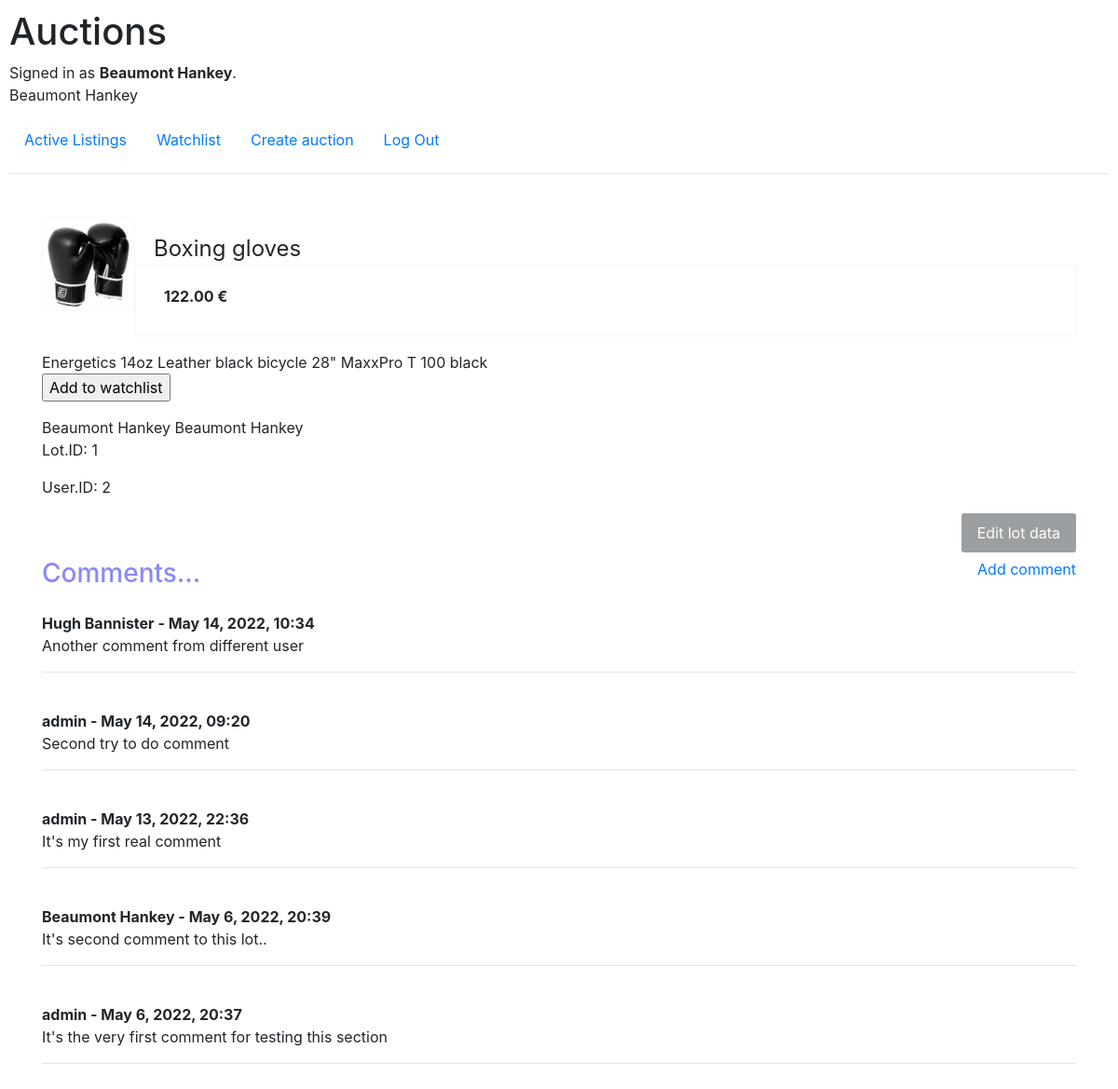
The page /lot/1 (signed in) on the database its author committed.
### auctions/models.py (models this page shows, shortened)
class User(AbstractUser):
    pass

class Lot(models.Model):
    title = models.CharField(max_length=180)
    photo = models.ImageField(upload_to='images', blank=True)
    categories = models.ManyToManyField(Category, blank=True, related_name='category_lot')
    owner_name = models.ForeignKey(User, on_delete=models.CASCADE)
    description = models.CharField(max_length=200, blank=True)
    starting_price = models.DecimalField(max_digits=10, decimal_places=2)

class Comment(models.Model):
  item_comment = models.ForeignKey(Lot, related_name = 'comments', on_delete=models.CASCADE)
  author_comment = models.ForeignKey(User, on_delete=models.CASCADE)
  body_comment = models.TextField()
  date_added = models.DateTimeField(auto_now_add=True)

### auctions/views.py (the view)
# urls.py: path("lot/<int:lot_id>", views.lot, name="lot"),
def lot(request, lot_id):
    lot = Lot.objects.get(pk=lot_id)
    return render(request, "auctions/lot.html", {
        "lot": lot,
    })

### auctions/templatetags/auctions_extras.py (called while the page is built)
@register.filter(name= 'name_as_str')
def name_as_str(value):
   return value.__str__()

### auctions/templates/auctions/lot.html (shortened to what this page needs)
{% extends "auctions/layout.html" %}
{% load auctions_extras %}
{% block body %}
<div class="lot">
   {% if lot.photo %}
      <div class="img">
         <img src="{{ lot.photo.url }}" style="max-width: 100%; height: auto;"></img>
      </div>
   {% else %}
      <div class="img"></div>
   {% endif %}
   <div class="title">{{ lot.title }}</div>
   <div class="price"><strong>{{ lot.starting_price }} &#8364</strong></div>
   <div class="description">{{lot.description}}</div>
   {% if user.is_authenticated %}
      <div class="btn-watchlist">
         {% if in_watchlist %}
            <form action="{% url 'watchlist' %}" method="post">
               {% csrf_token %}
               {{ form }}
               <p><input type="submit" value="Remove from watchlist"></p>
            </form>
         {% else %}
            <form action="{% url 'watchlist' %}" method="post">
               <p><input type="submit" value="Add to watchlist"></p>
            </form>
         {% endif %}
      </div>
   {% endif %}
   {{lot.owner_name }}
   {{user.username}}
   <p>Lot.ID: {{lot.id}}</p>
   <p>User.ID: {{user.id}}</p>
   {% if lot.owner_name|name_as_str == user.username|name_as_str %}
      <div class="edit">
         <a href="{% url 'edit_auction' lot.id %}" class="btn">Edit lot data</a>
      </div>
      <br>
   {% endif %}
   <br/>
   <div class="comments">
      <div>
         <h3 style="color: rgb(137, 137, 246); display: inline; ">Comments...</h3>
         <p style="display: inline; float: right">
            {% if user.is_authenticated %}
               <a href="{% url 'add_comment' lot.id user.id %}">Add comment</a>
            {% else %}
               Add comment
            {% endif%}
         </p>
         <br/><br/>
      </div>
      {% if not lot.comments.all %}
         No Comments Yet...
      {% else %}
         {% for comment in lot.comments.all|dictsortreversed:'date_added' %}
            <strong>
               {{ comment.author_comment }} - {{ comment.date_added|date:"N j, Y,  H:i" }}
            </strong>
            <br/>
            {{ comment.body_comment }}
            <hr>
            <br/>
         {% endfor %}
      {% endif %}
   </div>
</div>
{% endblock %}

### auctions/templates/auctions/layout.html (shortened to what this page needs)
{% load static %}
<!DOCTYPE html>
<html lang="en">
<head>
    <link rel="stylesheet" href="https://stackpath.bootstrapcdn.com/bootstrap/4.4.1/css/bootstrap.min.css"
>
    <link href="{% static 'auctions/styles.css' %}" rel="stylesheet">
</head>
<body>
    <h1>Auctions</h1>
    <div>
        {% if user.is_authenticated %}
        Signed in as <strong>{{ user.username }}</strong>.
        <p>{{ user }}</p>
        {% else %}
        Незареєстрований відвідувач.
        {% endif %}
    </div>
    <ul class="nav">
        <li class="nav-item">
            <a class="nav-link" href="{% url 'index' %}">Active Listings</a>
        </li>
        {% if user.is_authenticated %}
        <li class="nav-item">
            <a class="nav-link" href="{% url 'watch_list' user.id %}">Watchlist</a>
        </li>
        <li class="nav-item">
            <a class="nav-link" href="{% url 'create_auction' user.id %}">Create auction</a>
        </li>
        <li class="nav-item">
            <a class="nav-link" href="{% url 'logout' %}">Log Out</a>
        </li>
        {% endif %}
    </ul>
    <hr>
    {% block body %}
    {% endblock %}
</body>
</html>

### auctions/static/auctions/styles.css (style rules this page uses)
body { padding: 10px; }
.lot { padding: 30px; min-height: 150px; margin: 0 5px 0px 5px; }
.img { width: 100px; height: 100px; float: left; border: 1px solid rgb(248, 247, 247); padding: 5px; }
.price { padding: 20px 20px 20px 30px; padding-bottom: 30px; border: 1px solid rgb(247, 244, 244); margin-left: 100px; }
.title { margin-left: 120px; font-size: 150%; }
.btn { display: inline-block; background: #9b9fa1; color: #fff; padding: 0.5rem 1rem; text-decoration: none; border-radius: 3px; }
.edit { float: right; }

### rows shown on the page
User: username "Beaumont Hankey", id "2"
Lot: photo (picture), title "Boxing gloves", starting_price "122.00", description "Energetics 14oz Leather black bicycle 28\" MaxxPro T 100 black", owner_name "Beaumont Hankey", id "1"
Comment: author_comment "Hugh Bannister", date_added "May 14, 2022, 10:34", body_comment "Another comment from different user"
Comment: author_comment "admin", date_added "May 14, 2022, 09:20", body_comment "Second try to do comment"
Comment: author_comment "admin", date_added "May 13, 2022, 22:36", body_comment "It's my first real comment"
Comment: author_comment "Beaumont Hankey", date_added "May 6, 2022, 20:39", body_comment "It's second comment to this lot.."
Comment: author_comment "admin", date_added "May 6, 2022, 20:37", body_comment "It's the very first comment for testing this section"
